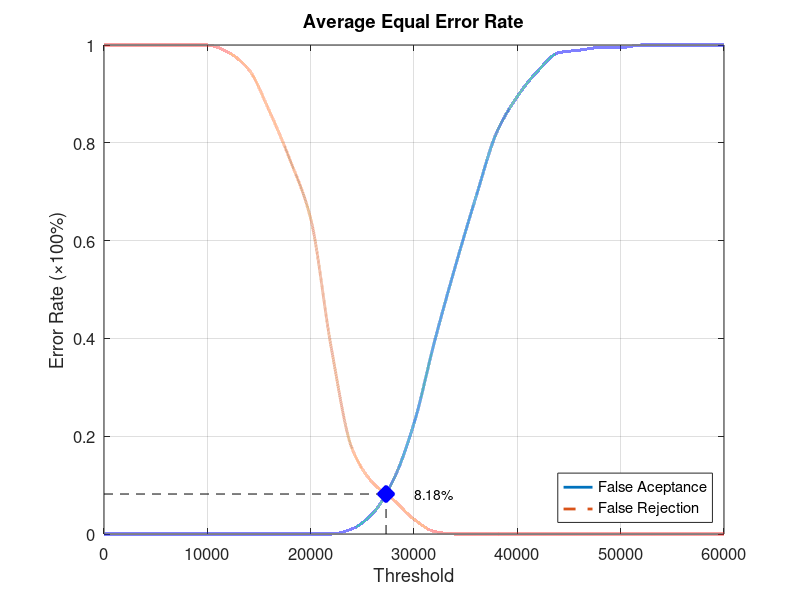
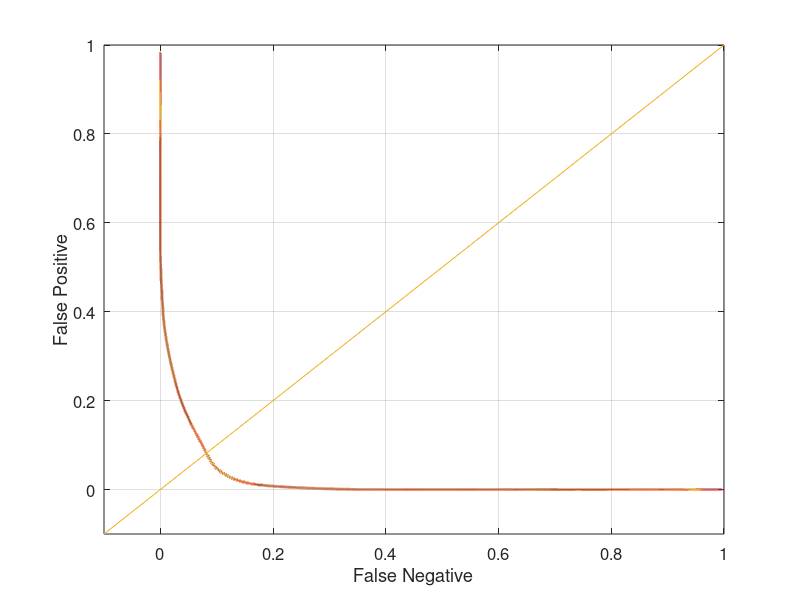

These figures' MATLAB source, in order:
function yEER = Database5_4
close all;
clear;
clc;
x = 0:2000:60000;
xq = 0:0.5:60000;

y0 = [0 0 0 0 0 0 0 0 0 0 0 0 0.0105263 0.0421053 0.110526 0.226316 0.394737 0.547368 0.689474 0.821053 0.894737 0.947368 0.984211 0.989474 0.994737 0.994737 1 1 1 1 1];
yy0 = interp1(x, y0, xq, 'pchip');
y1 = [1 1 1 1 1 1 0.985 0.95 0.865 0.765 0.645 0.38 0.175 0.105 0.07 0.03 0.005 0 0 0 0 0 0 0 0 0 0 0 0 0 0];
yy1 = interp1(x, y1, xq, 'pchip');

% Calculating EER: 
y2 = abs(y0 - y1);
find(y2 == min(y2))
yy2 = abs(yy0 - yy1);
xEER = find(yy2 == min(yy2));
xEERIndex = xq(xEER) % X-axis EER
yEER = yy0(xEER) % Y-axis EER

main = figure
plot(xq, yy0,'-','LineWidth', 2);	hold on
plot(xq, yy1,'--','LineWidth', 2);	hold on
plot([xEERIndex xEERIndex], [0 yEER], 'k--');	hold on
plot([0 xEERIndex], [yEER yEER], 'k--');	hold on
plot(xEERIndex, yEER, 'bx', 'LineWidth', 10);	hold on
text(xEERIndex + 10 * xEERIndex / 100, yEER, [num2str(round((10000 * yEER)) / 100) '%'])
legend('False Aceptance', 'False Rejection', 'Location', 'SouthEast')
xlabel('Threshold')
ylabel('Error Rate (\times100%)')
title('Average Equal Error Rate')
set(gca, 'FontSize', 12)
axis([0 60000 0 1])
grid on

print(main, 'Database5_4Main', '-dpng');
FNRxFPR = figure('Color', [1 1 1]);
plot(yy1, yy0, '-', yy1, yy0, 'LineWidth', 2);
hold on
y = -0.1:0.1:1
plot(y, y); 
set(gca, 'FontSize', 12)
xlabel('False Negative')
ylabel('False Positive')
axis([-0.1 1 -0.1 1])
set(gca, 'FontSize', 12)
grid on

print(FNRxFPR, 'Database5_4FNRxFPR','-dpng');
end
